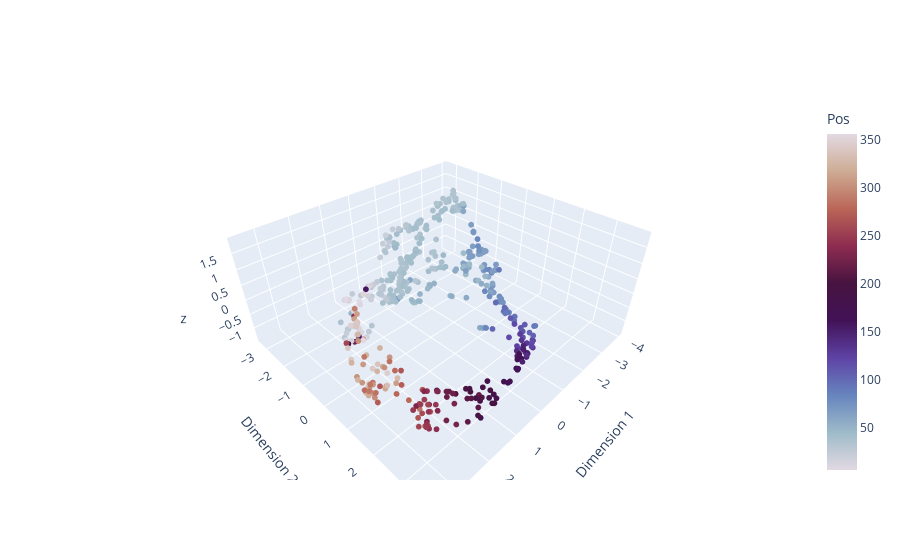

The code cell stored with this chart in its notebook:
### Code cell
fig = create_embedding_plot(aligned_point_cloud, pos, 'twilight')
fig.show()

### Figure 1 — Plotly figure (JSON) as saved in the notebook; plotly's stock layout.template omitted (floating-point values rounded to 4 significant figures; data arrays with more than 128 entries replaced by an {"elided": "..."} marker saying what was removed)
{"data": [{"marker": {"color": {"elided": "479 float values"}, "colorbar": {"title": {"text": "Pos"}}, "colorscale": [[0, "#e2d9e2"], [0.1111, "#9ebbc9"], [0.2222, "#6785be"], [0.3333, "#5e43a5"], [0.4444, "#421257"], [0.5556, "#471340"], [0.6667, "#8e2c50"], [0.7778, "#ba6657"], [0.8889, "#ceac94"], [1, "#e2d9e2"]], "size": 2}, "mode": "markers", "type": "scatter3d", "x": {"elided": "479 float values"}, "y": {"elided": "479 float values"}, "z": {"elided": "479 float values"}}], "layout": {"scene": {"xaxis": {"title": {"text": "Dimension 1"}}, "yaxis": {"title": {"text": "Dimension 2"}}}}}
